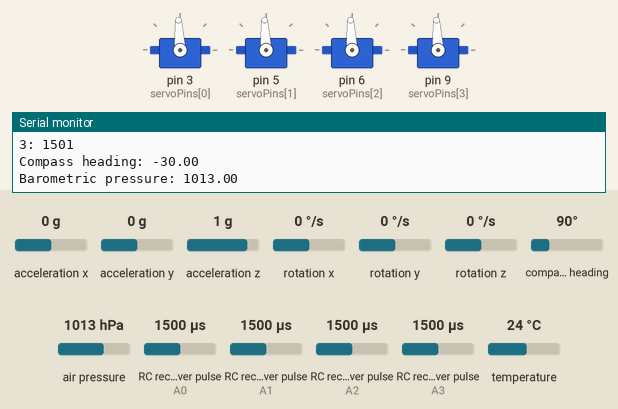
Recording of a sketch running on a simulated Arduino Uno, built with avr-gcc and run on an emulated ATmega328P. On the bench: 4 × servo, the last lines printed to the serial monitor. Wiring (inferred from the names in the program): 4 × RC receiver channel: data A0 / data A1 / data A2 / data A3. The inputs (shaded band) are chosen by the test bench; at power-on: RC receiver pulse (sensors on A0, A3, A1, A2) 1500 µs, acceleration x 0 g, acceleration y 0 g, acceleration z 1 g, rotation x 0 °/s, rotation y 0 °/s, rotation z 0 °/s, compass heading 90°, air pressure 1013 hPa, temperature 24 °C.

Above: at 1.2 s.
1.3 s: RC receiver pulse (sensor on A0) set to 1980 µs
At 2.1 s:
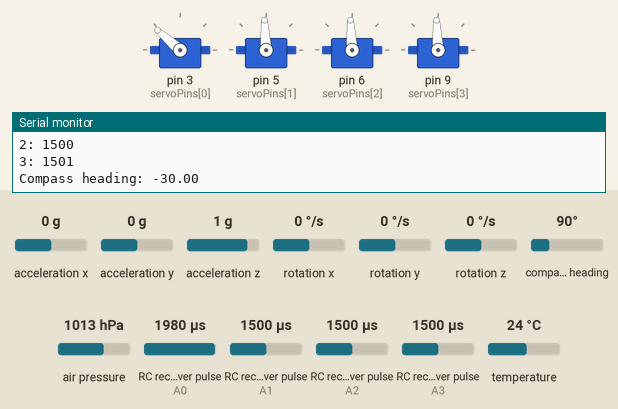
4.3 s: acceleration x set to 1.4 g
At 4.44 s:
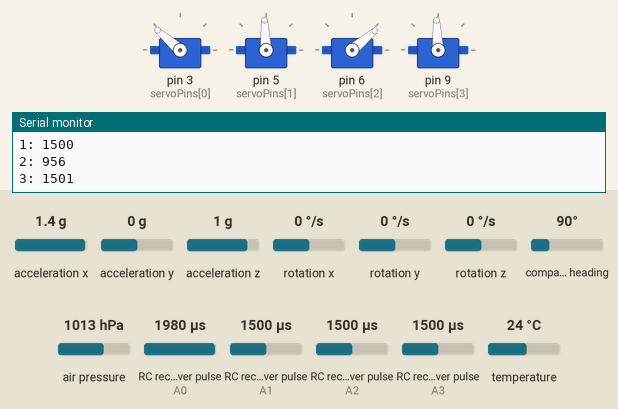
6.0 s: RC receiver pulse (sensor on A3) set to 1381 µs
At 7.2 s:
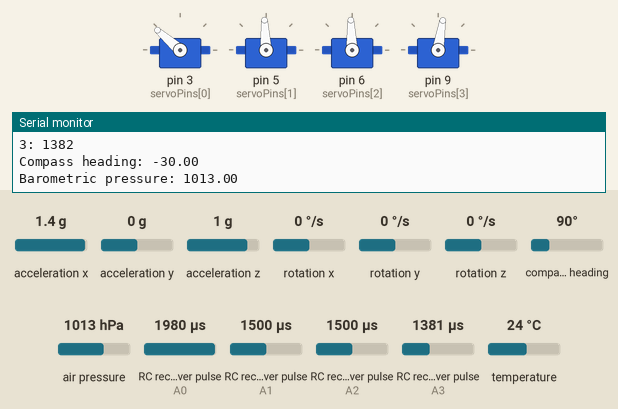
7.5 s: RC receiver pulse (sensor on A3) set to 1364 µs
At 8.0 s:
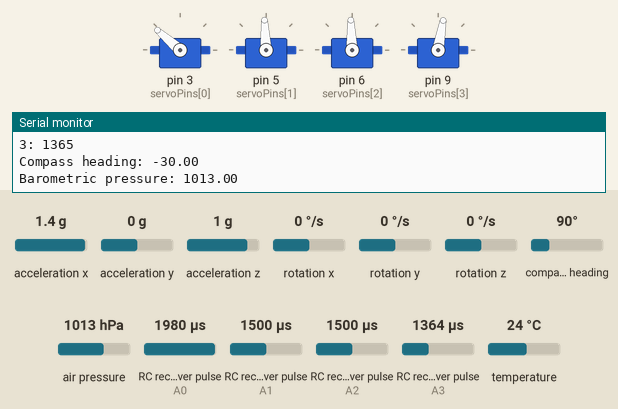
10.2 s: acceleration y set to 1.4 g
At 11.4 s:
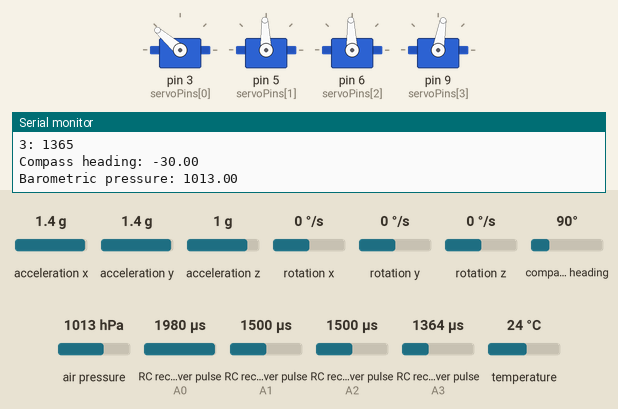
13.2 s: acceleration z set to -1.4 g
At 13.38 s:
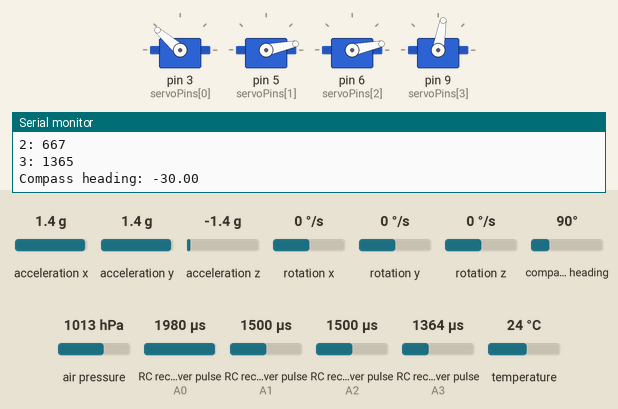
Timing chart, 0 to 17.2 s (numbered marks = the images above; inputs shaded):
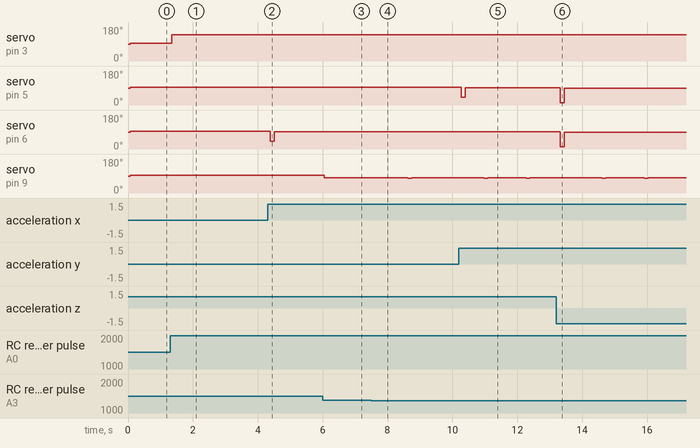

The sketch:

CHYTREJ.ino
```cpp
#include <Adafruit_BMP085_U.h>   // include the Adafruit_BMP085_Unified library
#include <Adafruit_HMC5883_U.h>  // include the Adafruit_HMC5883_Unified library
#include <Adafruit_MPU6050.h>    // include the Adafruit_MPU6050 library
#include <Adafruit_Sensor.h>
#include <Servo.h>  // include the library for the brushless electronic speed controller (ESC)
#include <Wire.h>

#define CHANNEL_A 0  // assign a channel number to each input
#define CHANNEL_B 1
#define CHANNEL_C 2
#define CHANNEL_D 3

int channelPins[4] = {A0, A1, A2, A3};  // array of pin numbers for the receiver channels
int channelValues[4];                   // array to store the pulse widths of the channels

int servoPins[4] = {3, 5, 6, 9};  // array of pin numbers for the servo motors
int servoValues[4];                  // array to store the pulse widths for the servos

Adafruit_MPU6050 mpu;                                                // create an instance of the Adafruit_MPU6050 class
Adafruit_HMC5883_Unified compass = Adafruit_HMC5883_Unified(12345);  // create an instance of the Adafruit_HMC5883_Unified class
Adafruit_BMP085_Unified barometer = Adafruit_BMP085_Unified(12345);  // create an instance of the Adafruit_BMP085_Unified class

Servo servo[4];  // create an instance of the Servo class for the brushless electronic speed controller (ESC)

float Kp = 2.0;                                                 // proportional gain for the PID controller
float Ki = 0.1;                                                 // integral gain for the PID controller
float Kd = 0.5;                                                 // derivative gain for the PID controller
float dt = 0.01;                                                // time step for the PID controller
float pitchError, pitchIntegral, pitchDerivative, pitchOutput;  // variables for the pitch PID terms
float rollError, rollIntegral, rollDerivative, rollOutput;      // variables for the roll PID terms
float pitchError_prev, rollError_prev;
float pitchSetpoint = 0.0;  // pitch angle setpoint
float rollSetpoint = 0.0;

void setup() {
  for (int i = 0; i < 4; i++) {
    pinMode(channelPins[i], INPUT);  // set the channel pins as inputs
  }

  for (int i = 0; i < 4; i++) {
    servo[i].attach(servoPins[i]);  // attach the servos to the pins
  }

  mpu.begin();        // initialize the MPU6050
  compass.begin();    // initialize the HMC5883L
  barometer.begin();  // initialize the BMP180

  Serial.begin(9600);  // start serial communication
}

void loop() {
  // read the pulse widths of the receiver channels
  for (int i = 0; i < 4; i++) {
    channelValues[i] = pulseIn(channelPins[i], HIGH);
  }

  // read the raw accelerometer and gyroscope data
  sensors_event_t a;            // create a sensors_accel_t structure to store the accelerometer data
  sensors_event_t g;            // create a sensors_gyro_t structure to store the gyroscope data
  sensors_event_t temp;         // create a variable to store the temperature data
  mpu.getEvent(&a, &g, &temp);  // read the accelerometer, gyroscope, and temperature data using the getEvent() function with pointers

  // read the compass heading
  sensors_event_t event;
  compass.getEvent(&event);
  float heading = event.orientation.heading;

  // read the barometric pressure and temperature
  sensors_event_t event2;
  barometer.getEvent(&event2);
  float pressure = event2.pressure;
  float temperature = event2.temperature;

  // calculate the pitch error
  pitchError = pitchSetpoint - atan2(a.acceleration.y, a.acceleration.z);

  // update the integral term
  pitchIntegral += pitchError * dt;

  // calculate the derivative term
  pitchDerivative = (pitchError - pitchError_prev) / dt;
  pitchError_prev = pitchError;

  // calculate the PID output
  pitchOutput = Kp * pitchError + Ki * pitchIntegral + Kd * pitchDerivative;

  // calculate the pitch control signal
  servoValues[CHANNEL_B] = map(pitchOutput, -45, 45, 1000, 2000);  // scale the PID output to the appropriate pulse width range for the pitch control channel

  // calculate the roll error
  rollError = rollSetpoint - atan2(a.acceleration.x, a.acceleration.z);

  // update the integral term
  rollIntegral += rollError * dt;

  // calculate the derivative term
  rollDerivative = (rollError - rollError_prev) / dt;
  rollError_prev = rollError;

  // calculate the PID output
  rollOutput = Kp * rollError + Ki * rollIntegral + Kd * rollDerivative;

  // calculate the roll control signal
  servoValues[CHANNEL_C] = map(rollOutput, -45, 45, 1000, 2000);  // scale the PID output to the appropriate pulse width range for the roll control channel

  // map the pulse widths of the receiver channels to the servo values
  int throttle = pulseIn(channelPins[CHANNEL_A], HIGH);
  servoValues[CHANNEL_A] = map(throttle, 1000, 2000, 1000, 2000);  // scale the throttle channel pulse width to the appropriate range for the esc
  int yaw = pulseIn(channelPins[CHANNEL_D], HIGH);
  servoValues[CHANNEL_D] = map(yaw, 1000, 2000, 1000, 2000);  // scale the yaw channel pulse width to the appropriate range for the yaw control servo

  // write the servo values to the servo motors
  for (int i = 0; i < 4; i++) {
    servo[i].writeMicroseconds(servoValues[i]);
    Serial.print(i);
    Serial.print(": ");
    Serial.println(servoValues[i]);
  }

  // print the compass heading, barometric pressure, and temperature to the serial monitor
  Serial.print("Compass heading: ");
  Serial.println(heading);
  Serial.print("Barometric pressure: ");
  Serial.println(pressure);
  Serial.print("Temperature: ");
  Serial.println(temperature);
}
```

Measured:
- after the input at 1.3 s, servo on pin 3 (servoPins[0]): alternates 140° for 0.12 s and 139° for 2.2 s, starting after 0.05 s
- after the input at 4.3 s, servo on pin 6 (servoPins[2]): 93° → 40° after 0.09 s, → 92° 0.12 s later
- after the input at 6.0 s, servo on pin 9 (servoPins[3]): 93° → 81° after 0.05 s
- after the input at 7.5 s, servo on pin 9 (servoPins[3]): 81° → 80° after 0.07 s, → 79° 1.1 s later, → 80° 0.12 s later
- after the input at 10.2 s, servo on pin 5 (servoPins[1]): 93° → 40° after 0.07 s, → 92° 0.12 s later
- after the input at 13.2 s, servo on pin 5 (servoPins[1]), servo on pin 6 (servoPins[2]): 92° → 12° after 0.13 s, → 88° 0.12 s later
